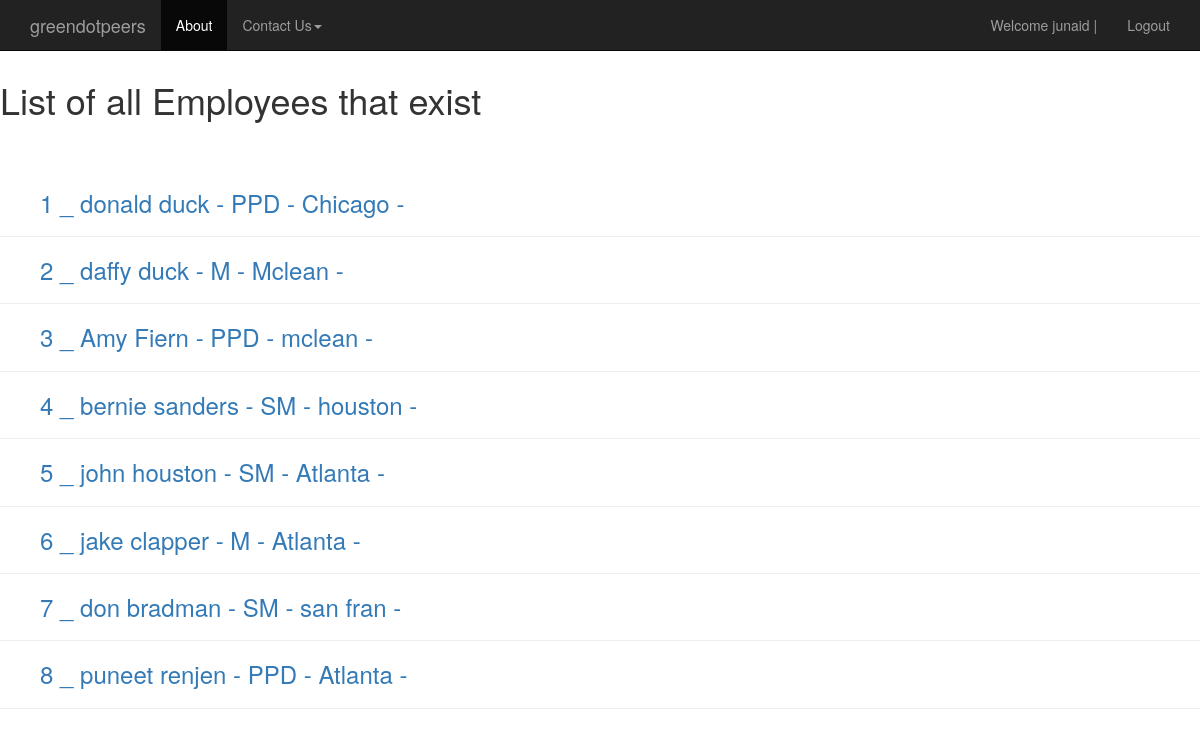
Before: /employees/ (signed in) with the older database file.
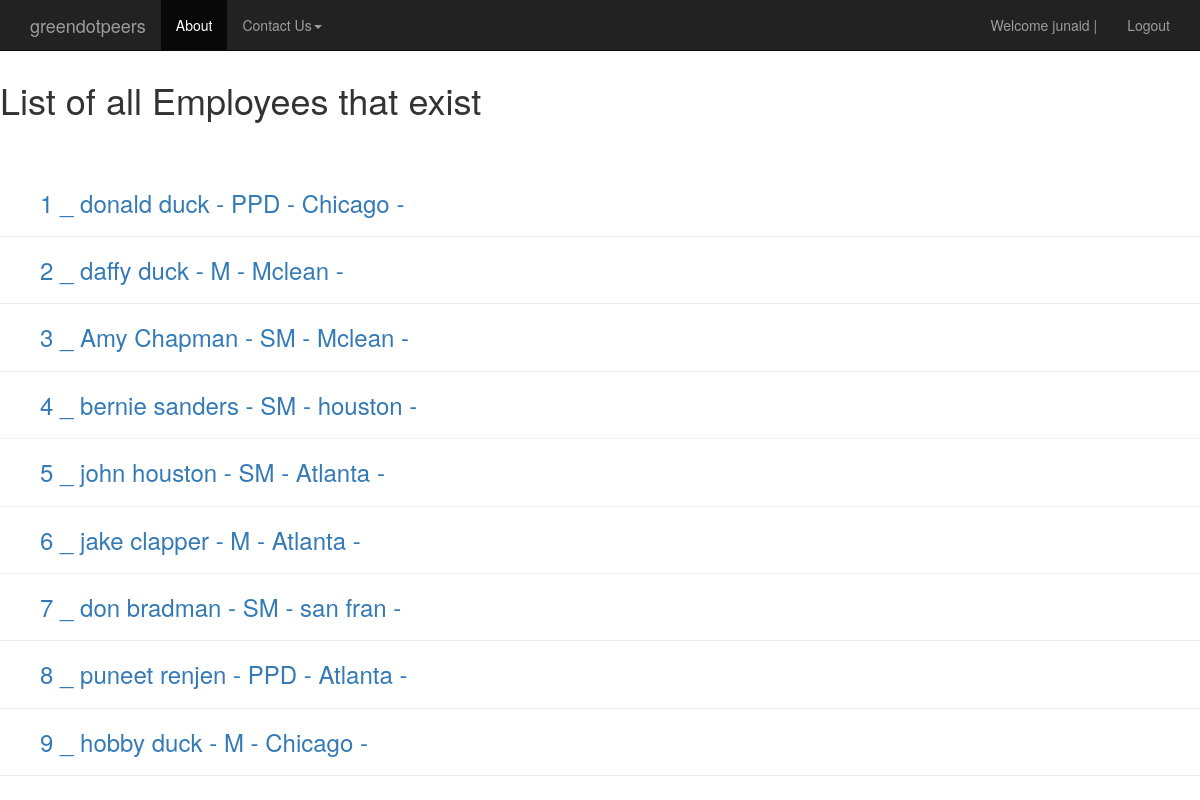
After: the same page with the newer database file.
### reviews/models.py (models this page shows, shortened)
class Employee(models.Model):
	first_name = models.CharField(max_length=120)
	last_name = models.CharField(max_length=120)
	email = models.CharField(max_length=120, null=True)
	level = models.CharField(max_length=120)
	service_area = models.CharField(max_length=120)
	service_line = models.CharField(max_length=120, null=True)
	office = models.CharField(max_length=120)
	timestamp = models.DateTimeField(auto_now=False, auto_now_add=True)

### reviews/views.py (the view)
# urls.py: url(r'^employees/$', emp.employee_list, name='list_of_all_employees'),
@login_required
def employee_list(request):
	queryset = Employee.objects.all()
	if request.user.is_superuser:
		context = {"obj_list": queryset}
	else:
		context = {"title": "Unauthenticated List"}
	return render(request, "employee_list.html", context)

### templates/employee_list.html
{% extends "base.html" %}
{% block content %}
<h1> List of all Employees that exist</h1>
<br>
<br>
{% for obj in obj_list %}
	<h3>
	<ul>
		<a href='{% url "emp_details" pk=obj.pk %}'>
		{{obj.pk}} _
		{{obj.first_name}}
		{{obj.last_name}} -
		{{obj.level}} -
		{{obj.office}} -
		</a>
	</ul>
	</h3>
	<hr/>
{% endfor %}
{% endblock %}

Changed rows visible on the page:
changed Employee "Amy": last_name "Fiern" → "Chapman"; level "PPD" → "SM"; office "mclean" → "Mclean"
added Employee: pk "9", first_name "hobby", last_name "duck", level "M", office "Chicago"
